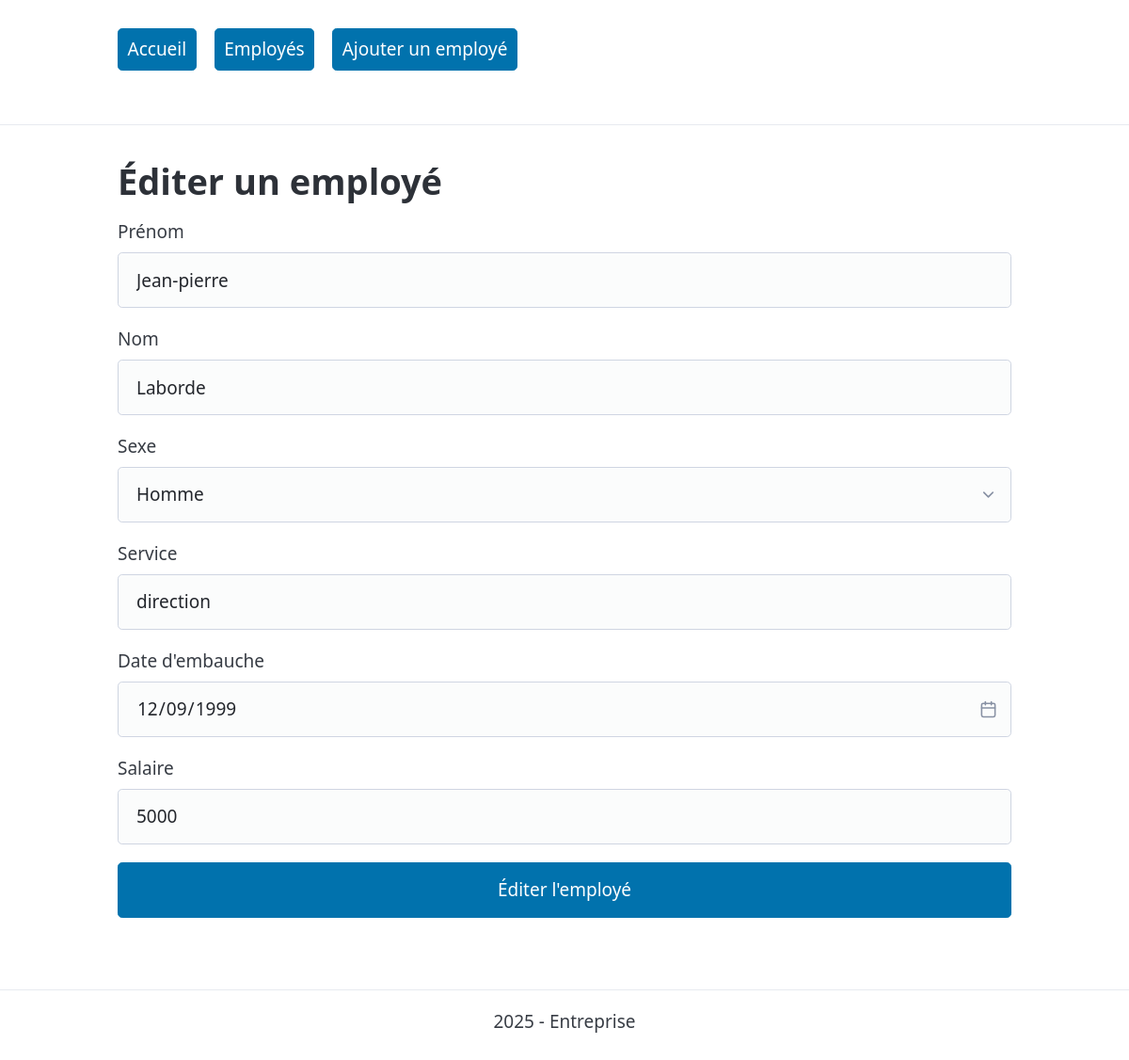
Page /employes/edit-employe.php?id=350 on the committed database.
### tables this page shows
CREATE TABLE `employes` (
  `id_employes` int NOT NULL AUTO_INCREMENT,
  `prenom` varchar(20) DEFAULT NULL,
  `nom` varchar(20) DEFAULT NULL,
  `sexe` enum('m','f') NOT NULL,
  `service` varchar(30) DEFAULT NULL,
  `date_embauche` date DEFAULT NULL,
  `salaire` float DEFAULT NULL,
  PRIMARY KEY (id_employes)
);

### employes/edit-employe.php (called while the page is built, shortened)
<?php
include dirname(__DIR__) . '/fonctions.php';
require dirname(__DIR__) . '/connexiondb.php';
$idEditEmploye = $_GET['id'] ?? null;
$employe = getEmploye($pdo, $idEditEmploye);
include PATH_PROJET . '/views/employes/edit-employe-view.php';

### fonctions.php (called while the page is built, shortened)
<?php
function getEmploye($pdo, $idParam)
{
    $sql = "SELECT * FROM employes WHERE id_employes = :id";
    $stmt = $pdo->prepare($sql);
    $stmt->execute([
        ':id' => $idParam
    ]);
    return $stmt->fetch();
}

### views/employes/edit-employe-view.php (the view, shortened to what this page needs)
<?php
require PATH_PROJET . '/views/partials/header.php';
?>
<h1>Éditer un employé</h1>
<form action="?id=<?= $employe['id_employes']; ?>" method="POST">
    <div>
        <label for="prenom">Prénom</label>
        <input type="text" name="prenom" value="<?= htmlspecialchars($employe['prenom']); ?>" required>
    </div>
    <div>
        <label for="nom">Nom</label>
        <input type="text" name="nom" value="<?= htmlspecialchars($employe['nom']); ?>" required>
    </div>
    <div>
        <label for="sexe">Sexe</label>
        <select name="sexe" required>
            <option value="m" <?= $employe['sexe']=='m'?'selected':'' ?>>Homme</option>
        </select>
    </div>
    <div>
        <label for="service">Service</label>
        <input type="text" name="service" value="<?= htmlspecialchars($employe['service']); ?>">
    </div>
    <div>
        <label for="date_embauche">Date d'embauche</label>
        <input type="date" name="date_embauche" value="<?= $employe['date_embauche']; ?>">
    </div>
    <div>
        <label for="salaire">Salaire</label>
        <input type="number" step="0.01" name="salaire" value="<?= $employe['salaire']; ?>">
    </div>
    <div>
        <button type="submit" name="envoyer">Éditer l'employé</button>
    </div>
</form>
<?php require PATH_PROJET . '/views/partials/footer.php'; ?>

### rows in the picture
employes: prenom "Jean-pierre", nom "Laborde", sexe "Homme", service "direction", date_embauche "12/09/1999", salaire "5000"
